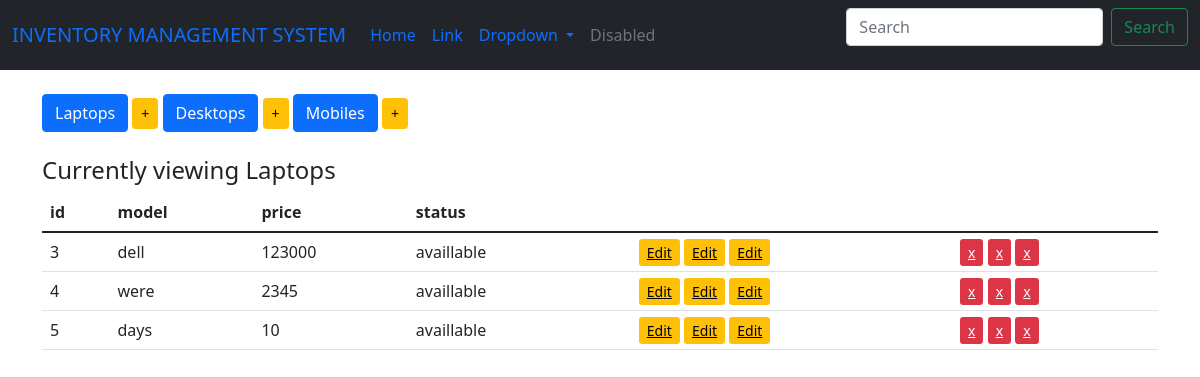
The app's page /display_laptops, older data.
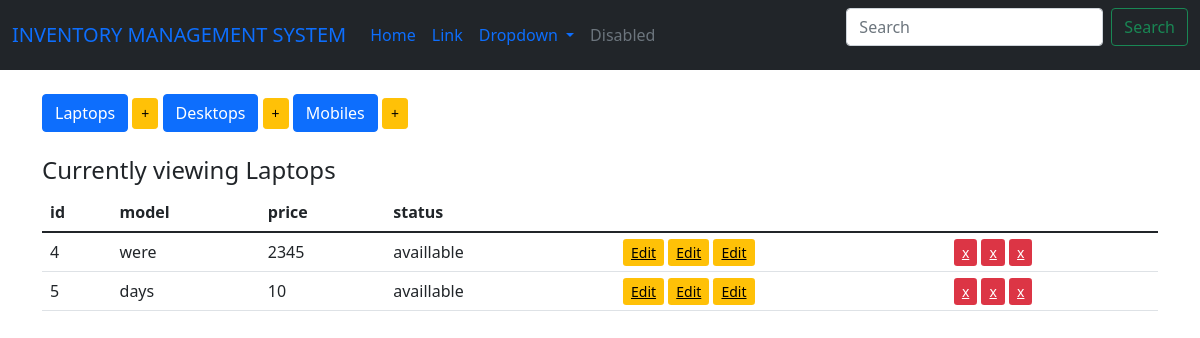
The same page, newer data.
### inventory/models.py (models this page shows, shortened)
class Device(models.Model):#name of the table
	type=models.CharField(max_length=10,blank=False)#name of the column
	price=models.IntegerField()
	choices =(
		('availlable','Item ready to be purchased'),
		('SOLD','Item sold'),
		('RESTOCKING','item restoking in few days'))
	status =models.CharField(max_length=10,choices=choices,default="SOLD")#availlable ,sold,restocking
	Issues=models.CharField(max_length=100,default="No Issues")
	class Meta:#this one it declare this class as the base class that will inherit the other classes
		abstract= True

class Laptop(Device):#its inheriting everything from class device
	pass

### inventory/views.py (the view)
# urls.py: path('display_laptops',views.display_laptops,name='display_laptops'),
def display_laptops(request):
	items= Laptop.objects.all()
	context = {
	'items':items,
	'header':'Laptops'
	}
	return render(request, 'index.html',context)

### inventory/templates/index.html
{% extends 'base.html'%}
{% block body %}<br/>
<div class="button-group">
	<a href="{%url 'display_laptops' %}" class="btn btn-primary btn-md" role="button">Laptops</a>
	<a href="{%url 'add_laptop' %}" class="btn btn-warning btn-sm" role="button">+</a>
	<a href="{%url 'display_desktop' %}" class="btn btn-primary btn-md" role="button">Desktops</a>
	<a href="{%url 'add_desktop' %}" class="btn btn-warning btn-sm" role="button">+</a>
	<a href="{%url 'display_mobile' %}" class="btn btn-primary btn-md" role="button">Mobiles</a>
	<a href="{%url 'add_mobile' %}" class="btn btn-warning btn-sm" role="button">+</a>
</div><br/>
<h4>Currently viewing {{header}}</h4>
	<table class="table table-hover"><thead><tr><th>id</th>
	<th>model</th>
<th>price</th>
<th>status</th>
</tr></thead><tbody>{% for item in items%}
<tr><td>{{item.pk}}
<td>{{item.type}}</td>
<td>{{item.price}}</td>
<td>{{item.status}}</td>
<td>{{item.issues}}</td>
<td>
	<a href="{%url 'edit_laptop' item.id %}" class="btn-warning btn-sm"role="button">Edit</a>
	<a href="{%url 'edit_desktop' item.id %}" class="btn-warning btn-sm"role="button">Edit</a>
	<a href="{%url 'edit_mobile' item.id %}" class="btn-warning btn-sm"role="button">Edit</a>
</td>
<td>
	<a href="{%url 'delete_laptop' item.id %}" class="btn-danger btn-sm"role="button">x</a>
	<a href="{%url 'delete_desktop' item.id %}" class="btn-danger btn-sm"role="button">x</a>
	<a href="{%url 'delete_mobile' item.id %}" class="btn-danger btn-sm"role="button">x</a>
</td>
</td></tr>
{% endfor %}</tbody> </table>
{% endblock %}

### inventory/templates/base.html (shortened to what this page needs)
<html>
<head>
<title>inventory</title></head>
{% load static %}
<link rel="stylesheet" href="{% static '/css/style.css' %}">
<link rel="stylesheet" href="{% static '/css/bootstrap.min.css' %}">
<body>
	<nav class="navbar navbar-expand-lg bg-dark">
  <div class="container-fluid">
    <a class="navbar-brand" href="#">INVENTORY MANAGEMENT SYSTEM</a>
    <div class="collapse navbar-collapse" id="navbarSupportedContent">
      <ul class="navbar-nav me-auto mb-2 mb-lg-0">
        <li class="nav-item">
          <a class="nav-link active" aria-current="page" href="#">Home</a>
        </li>
        <li class="nav-item">
          <a class="nav-link" href="#">Link</a>
        </li>
        <li class="nav-item dropdown">
          <a class="nav-link dropdown-toggle" href="#" role="button" data-bs-toggle="dropdown" aria-expanded="false">
            Dropdown
          </a>
        </li>
        <li class="nav-item">
          <a class="nav-link disabled">Disabled</a>
        </li>
      </ul>
      <form class="d-flex" role="search">
        <input class="form-control me-2" type="search" placeholder="Search" aria-label="Search">
        <button class="btn btn-outline-success" type="submit">Search</button>
      </form>
    </div>
  </div>
</nav>
<div class="container">
	{% block body %}
	{% endblock %}
</div>
</body>
</html>

Row changes from the older to the newer data that the page shows:
removed Laptop: pk "3", type "dell", price "123000", status "availlable"
